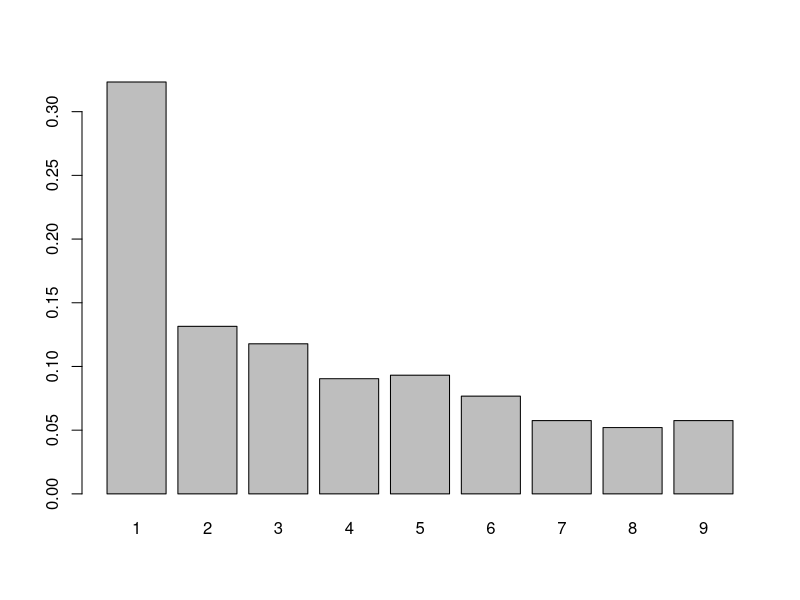
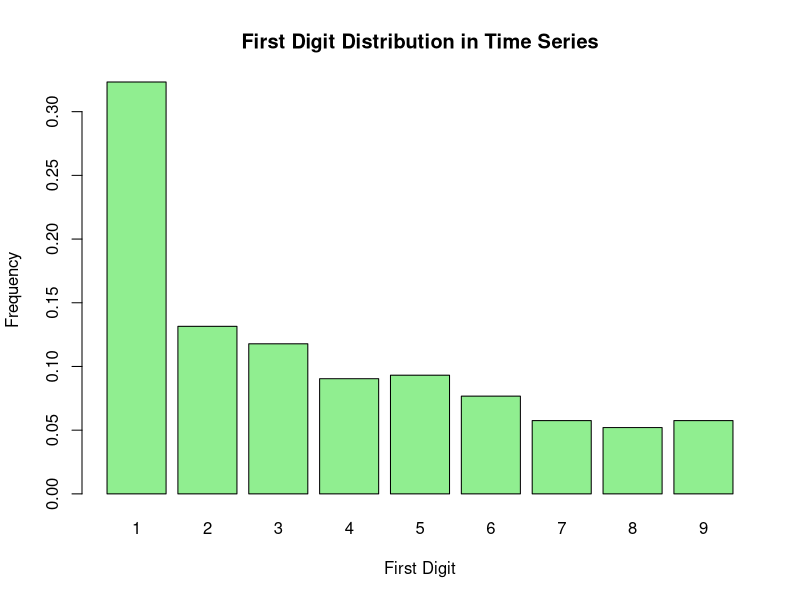
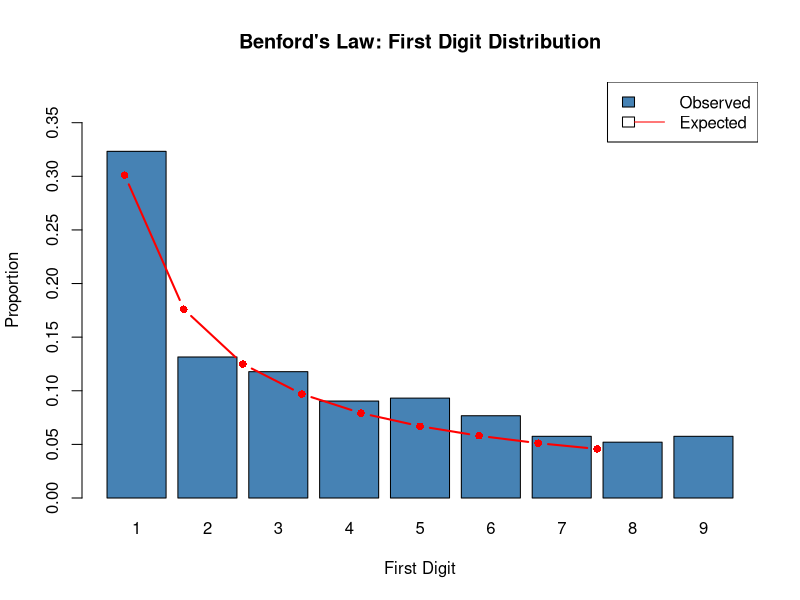
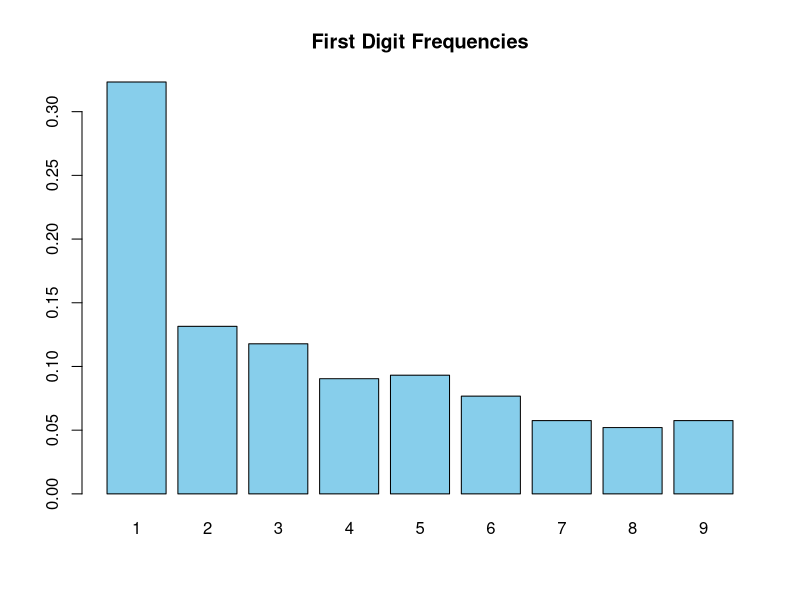
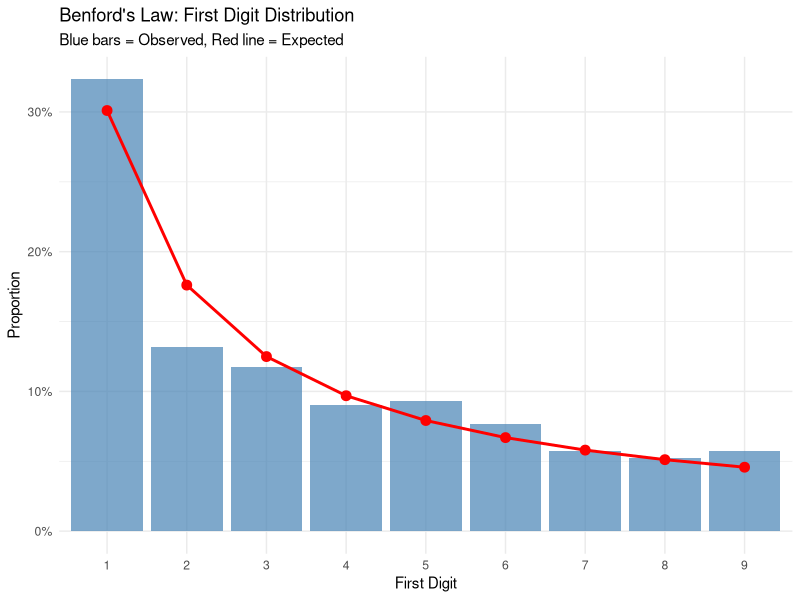
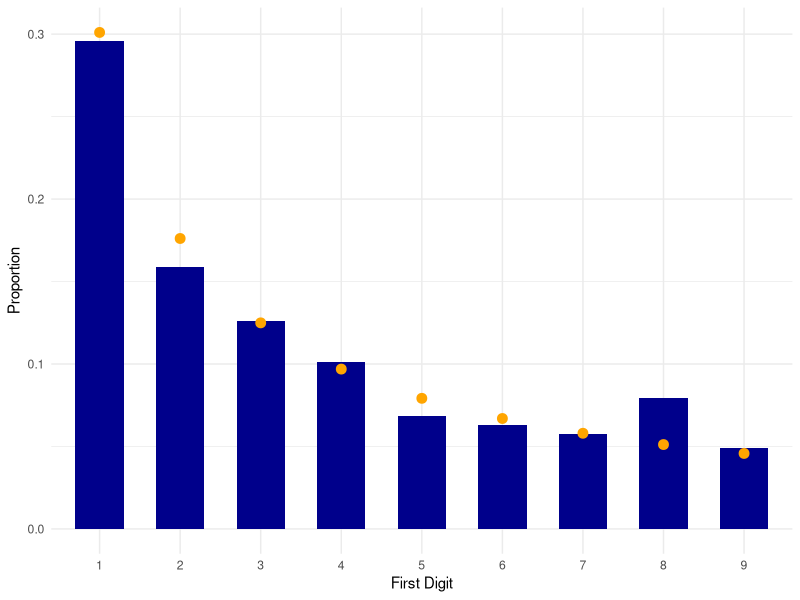
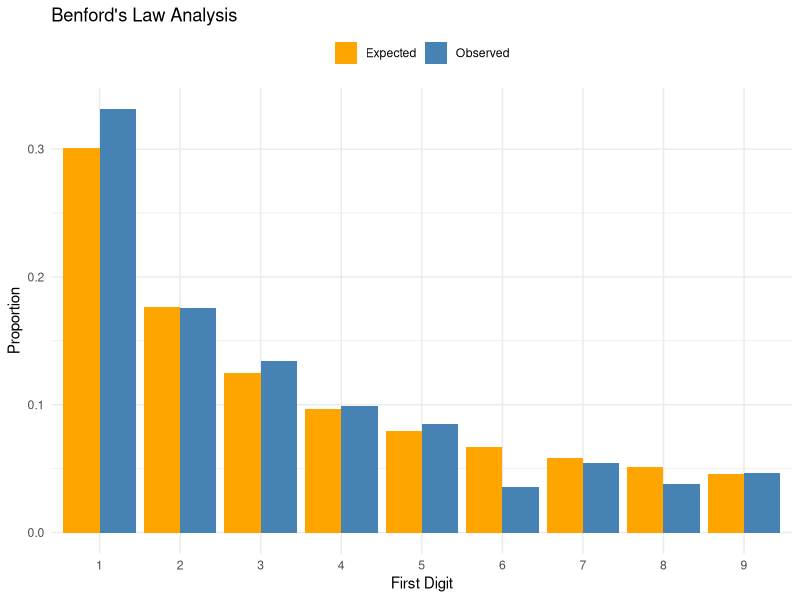
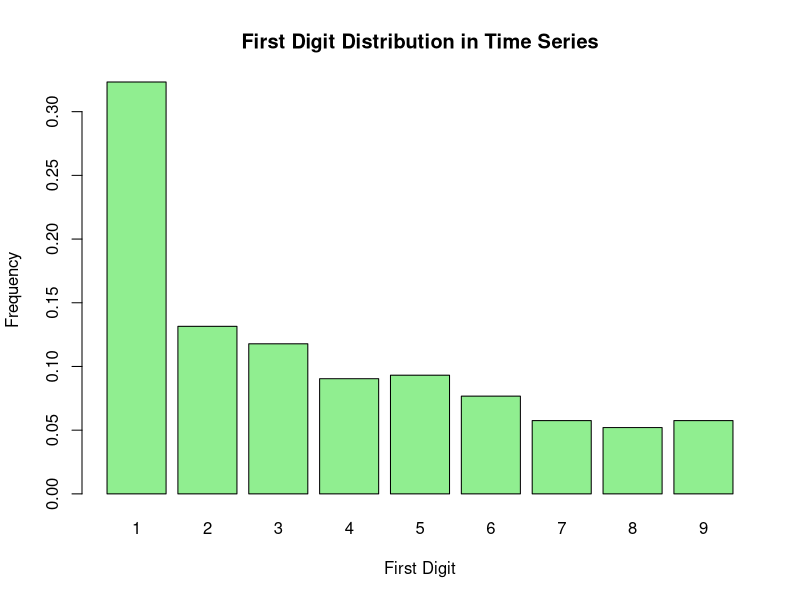

These figures' R source, in order:
# DATA ----
# Generate sample time-series data
set.seed(123)
dates <- seq(as.Date("2023-01-01"), by = "day", 
             length.out = 365)
values <- rlnorm(365, meanlog = 5, sdlog = 2)  # Log-normal (often follows Benford)

# Create data frame with time series
ts_data <- data.frame(date = dates, value = values)


# BASE R ------------------------------------------------------------------
## One-liner ---------------------------------------------------------------
barplot(prop.table(table(floor(ts_data$value/10^floor(log10(ts_data$value)))))[1:9])

## Direct approach without function ----------------------------------------

ts_data$first_digit <- floor(ts_data$value / 10^floor(log10(ts_data$value)))

# Filter valid digits
valid_digits <- ts_data$first_digit[ts_data$first_digit %in% 1:9]

# Create summary data frame
digit_counts <- as.data.frame(table(digit = valid_digits))
digit_counts$proportion <- digit_counts$Freq / sum(digit_counts$Freq)

# Simple bar chart
barplot(digit_counts$proportion, 
        names.arg = digit_counts$digit,
        col = "lightgreen",
        main = "First Digit Distribution in Time Series",
        xlab = "First Digit",
        ylab = "Frequency")

# Show the counts
print(digit_counts)



# Short Benford function
benford_short <- function(values) {
  # Get first digits (ignore 0, negatives, NA)
  valid_vals <- values[values > 0 & !is.na(values)]
  first_digits <- floor(valid_vals / 10^floor(log10(valid_vals)))
  
  # Count occurrences of digits 1-9
  digit_counts <- table(factor(first_digits, levels = 1:9))
  
  # Create data frame
  result_df <- data.frame(
    digit = 1:9,
    count = as.numeric(digit_counts),
    proportion = as.numeric(digit_counts) / length(first_digits)
  )
  
  # Simple bar chart
  barplot(result_df$proportion, 
          names.arg = result_df$digit,
          col = "steelblue",
          main = "Benford's Law: First Digit Distribution",
          xlab = "First Digit",
          ylab = "Proportion",
          ylim = c(0, max(result_df$proportion) * 1.2))
  
  # Add expected Benford line (optional)
  expected <- log10(1 + 1/1:9)
  points(1:9 - 0.5, expected, type = "b", col = "red", lwd = 2, pch = 16)
  legend("topright", legend = c("Observed", "Expected"), 
         fill = c("steelblue", NA), col = c(NA, "red"), lty = c(NA, 1))
  
  return(result_df)
}

# Run the analysis
benford_df <- benford_short(ts_data$value)

# Show the data frame
print(benford_df)

# Optional: Compare with expected proportions
benford_df$expected <- log10(1 + 1/1:9)
print(benford_df)

## Even Shorter One ----
# Minimalist version
benford_minimal <- function(values) {
  # Get first digits
  v <- values[values > 0 & !is.na(values)]
  digits <- floor(v / 10^floor(log10(v)))
  
  # Create data frame with counts
  df <- as.data.frame(table(digit = factor(digits, levels = 1:9)))
  df$proportion <- df$Freq / sum(df$Freq)
  
  # Quick bar plot
  barplot(df$proportion, names.arg = df$digit, 
          col = "skyblue", main = "First Digit Frequencies")
  
  return(df)
}

# Use it
result <- benford_minimal(ts_data$value)
print(result)




# TIDYVERSE ---------------------------------------------------------------
library(tidyverse)

# Generate sample time-series data
set.seed(123)
ts_data <- tibble(
  date = seq(as.Date("2023-01-01"), by = "day", length.out = 365),
  value = rlnorm(365, meanlog = 5, sdlog = 2)
)

# Benford analysis in tidyverse style
benford_results <- ts_data %>%
  filter(value > 0, !is.na(value)) %>%
  mutate(
    first_digit = floor(value / 10^floor(log10(value)))
  ) %>%
  filter(first_digit %in% 1:9) %>%
  count(first_digit, name = "observed") %>%
  complete(first_digit = 1:9, fill = list(observed = 0)) %>%
  mutate(
    proportion = observed / sum(observed),
    expected = log10(1 + 1/first_digit),
    deviation = proportion - expected
  )

# Print the results
benford_results

# Simple ggplot bar chart
benford_results %>%
  ggplot(aes(x = factor(first_digit))) +
  geom_col(aes(y = proportion), fill = "steelblue", alpha = 0.7) +
  geom_point(aes(y = expected), color = "red", size = 3) +
  geom_line(aes(y = expected, group = 1), color = "red", linewidth = 1) +
  labs(
    title = "Benford's Law: First Digit Distribution",
    subtitle = "Blue bars = Observed, Red line = Expected",
    x = "First Digit",
    y = "Proportion"
  ) +
  theme_minimal() +
  scale_y_continuous(labels = scales::percent_format(accuracy = 1))


## More concise version ----------------------------------------------------
library(tidyverse)

# Generate and analyze in one pipe
benford_plot <- tibble(
  date = seq(as.Date("2023-01-01"), by = "day", length.out = 365),
  value = rlnorm(365, meanlog = 5, sdlog = 2)
) %>%
  filter(value > 0) %>%
  mutate(digit = floor(value / 10^floor(log10(value)))) %>%
  filter(digit %in% 1:9) %>%
  count(digit, name = "count") %>%
  complete(digit = 1:9, fill = list(count = 0)) %>%
  mutate(
    prop = count / sum(count),
    expected = log10(1 + 1/digit)
  ) %>%
  ggplot(aes(x = factor(digit))) +
  geom_col(aes(y = prop), fill = "darkblue", width = 0.6) +
  geom_point(aes(y = expected), color = "orange", size = 3) +
  labs(x = "First Digit", y = "Proportion") +
  theme_minimal()

print(benford_plot)


## Alternative with facets for comparison ----------------------------------

library(tidyverse)

# Create comparison data frame
benford_analysis <- tibble(
  date = seq(as.Date("2023-01-01"), by = "day", length.out = 365),
  value = rlnorm(365, meanlog = 5, sdlog = 2)
) %>%
  filter(value > 0) %>%
  mutate(
    digit = floor(value / 10^floor(log10(value))) %>% as.integer()
  ) %>%
  filter(digit %in% 1:9) %>%
  count(digit, name = "observed") %>%
  complete(digit = 1:9, fill = list(observed = 0)) %>%
  mutate(
    observed_pct = observed / sum(observed),
    expected_pct = log10(1 + 1/digit),
    type = "Observed"
  ) %>%
  bind_rows(
    tibble(
      digit = 1:9,
      observed_pct = log10(1 + 1/1:9),
      expected_pct = log10(1 + 1/1:9),
      type = "Expected"
    )
  )

# Plot side-by-side comparison
benford_analysis %>%
  ggplot(aes(x = factor(digit), y = observed_pct, fill = type)) +
  geom_col(position = "dodge") +
  scale_fill_manual(values = c("Observed" = "steelblue", "Expected" = "orange")) +
  labs(
    title = "Benford's Law Analysis",
    x = "First Digit",
    y = "Proportion",
    fill = NULL
  ) +
  theme_minimal() +
  theme(legend.position = "top")


## One-liner for the data frame --------------------------------------------
# Ultra-concise data frame creation
benford_df <- ts_data %>%
  filter(value > 0) %>%
  transmute(digit = floor(value/10^floor(log10(value)))) %>%
  filter(digit %in% 1:9) %>%
  count(digit) %>%
  mutate(pct = n/sum(n), expected = log10(1 + 1/digit))


## With a summary table ----------------------------------------------------
# install.packages('kableExtra')
library(kableExtra)  # Optional for pretty tables

# Analysis with formatted output
ts_data %>%
  filter(value > 0) %>%
  mutate(digit = floor(value/10^floor(log10(value)))) %>%
  filter(digit %in% 1:9) %>%
  count(digit, name = "count") %>%
  complete(digit = 1:9, fill = list(count = 0)) %>%
  mutate(
    proportion = count/sum(count),
    expected = log10(1 + 1/digit),
    diff = proportion - expected
  ) %>%
  kbl(digits = 3) %>%
  kable_styling("striped")



# DATA.TABLE ---------------------------------------------------------------
library(data.table)

# Ensure ts_data is a data.table
setDT(ts_data)

# Calculate, filter, summarize, and mutate in a chain
digit_counts <- ts_data[, first_digit := floor(value / 10^floor(log10(value)))][
  first_digit %in% 1:9,            # i: Filter valid digits
  .(Freq = .N),                    # j: Count occurrences
  keyby = .(digit = first_digit)   # by: Group and Sort
][, proportion := Freq / sum(Freq)] # j: Calculate proportion on the result

# Simple bar chart 
# (data.table columns can be accessed exactly like data.frame columns)
barplot(digit_counts$proportion, 
        names.arg = digit_counts$digit,
        col = "lightgreen",
        main = "First Digit Distribution in Time Series",
        xlab = "First Digit",
        ylab = "Frequency")

# Show the counts
digit_counts

# Linear regression intro -------------------------------------------------------
d <- datasets::cars

mean (d$speed)
d2 <- mutate(d, speed=1.67* speed, dist=0.3*dist, ratio=dist/speed)
glimpse(d2)
qplot(data=d2, dist)
qplot (data=d2, dist, xlab="длина тормозного пути (м)",
       ylab="кол-во машин",
       main="данные 1920х годов")

model <- lm(data=d2, dist~speed)
model
qplot(data=d2, speed, dist)
